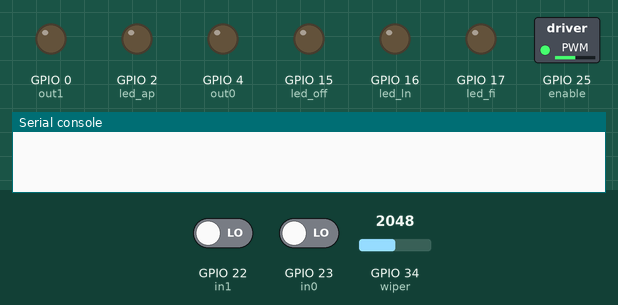
Bench run of a program on a simulated ESP32 board running MicroPython. Parts: switched loads named in the program (green lamp = pin HIGH), output pins drawn as LEDs (lit = HIGH), the last lines printed to the serial console. The inputs (shaded band) are chosen by the test bench; at power-on: GPIO 34 (wiper) = 2048, GPIO 22 (in1) LOW, GPIO 23 (in0) LOW (analog values on the 0–4095 scale). Pins used as bus, display or sensor lines are not drawn.

Above: at 1.2 s.
1.3 s: GPIO 34 (wiper) set to 2074
2.8 s: GPIO 34 (wiper) set to 2128
At 3.9 s:
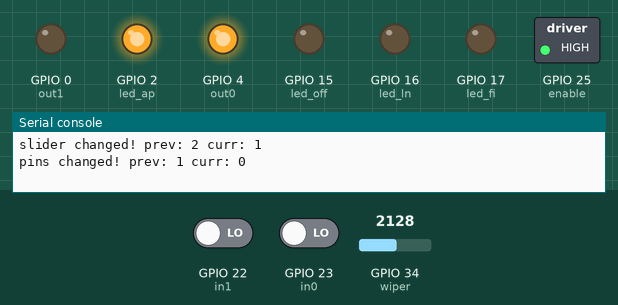
4.8 s: GPIO 34 (wiper) set to 4043
6.3 s: GPIO 34 (wiper) set to 4095
At 7.3 s:
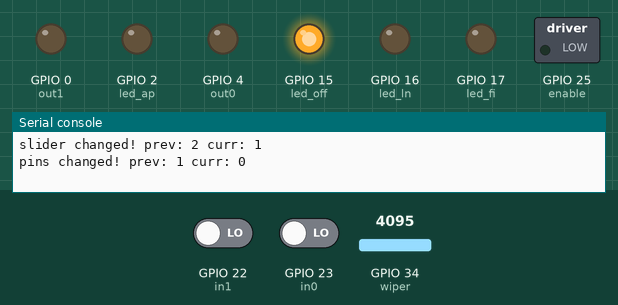
7.9 s: GPIO 22 (in1) driven HIGH
At 8.5 s:
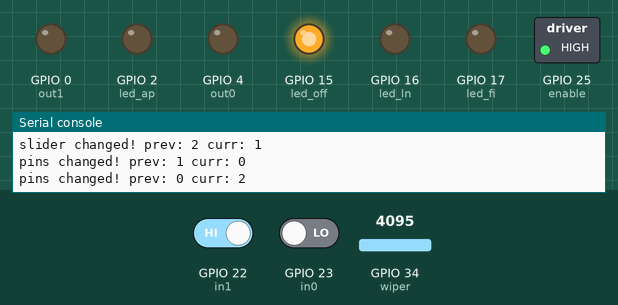
Timing chart, 0 to 10.4 s (numbered marks = the images above; inputs shaded):
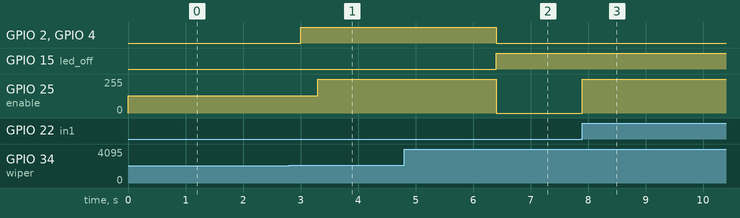

Measured:
- the behaviour switches between 2099 and 2100 on GPIO 34 (wiper) (found by bisection; images 0 and 1)
- the behaviour switches between 4094 and 4095 on GPIO 34 (wiper) (found by bisection; images 1 and 2)
- after the input at 1.3 s, every drawn part: stays the same
- after the input at 2.8 s, GPIO 2 (led_ap), GPIO 4 (out0): LOW → HIGH after 0.20 s; GPIO 25 (enable): 128/255 → 255/255 after 0.50 s
- after the input at 4.8 s, every drawn part: stays the same
- after the input at 6.3 s, GPIO 2 (led_ap), GPIO 4 (out0): HIGH → LOW after 0.10 s; GPIO 15 (led_off): LOW → HIGH after 0.10 s; GPIO 25 (enable): 255/255 → 0/255 after 0.10 s
- after the input at 7.9 s, GPIO 25 (enable): 0/255 → 255/255 at once

The program:

main.py
```python
from machine import Pin, ADC, PWM
from time import sleep
from dcmotor import DCMotor

# -- Raspi_Output=Esp_Input 2-bit Communication -- #
in0 = Pin(23, Pin.IN)
in1 = Pin(22, Pin.IN)

# -- Raspi_Input=Esp_Output 2-bit Communication -- #
out0 = Pin(4, Pin.OUT)
out1 = Pin(0, Pin.OUT)

# -- Poti -- #
wiper = ADC(Pin(34))
wiper.atten(ADC.ATTN_11DB)
wiper.width(wiper.WIDTH_12BIT)

# -- LED's -- #
led_off = Pin(15, Pin.OUT) # red
led_ap = Pin(2, Pin.OUT) # yellow
led_ln = Pin(16, Pin.OUT) # blue
led_fi = Pin(17, Pin.OUT) # green

# -- DC-Motor -- #
# forward = down to off // backwards = up to full_internet
dc_frequency = 100
dc_speed = 100
dc_pin1 = Pin(32, Pin.OUT)
dc_pin2 = Pin(33, Pin.OUT)
enable = PWM(Pin(25), dc_frequency)
dc_motor = DCMotor(dc_pin1, dc_pin2, enable)

# -- Modes Poti Variables -- #
off = 4095
ap = 3000
ln = 1400
fi = 0

OFF = 0
AP  = 1
LAN = 2
WAN = 3
    # < 450 internet
    # < 2100 wifi
    # < 4095 ap
    # 4095 offline
BOUNDARY = [4095, 4094, 2100, 450]
S_OFF = 4095
S_AP  = 3000
S_LAN = 1400
S_WAN = 0

def set_led(mode):
    led_off.value(0)
    led_ap.value(0)
    led_ln.value(0)
    led_fi.value(0)
    if   mode == OFF: led_off.value(1)
    elif mode == AP : led_ap.value(1)
    elif mode == LAN: led_ln.value(1)
    elif mode == WAN: led_fi.value(1)

def set_mode(mode):
    v0 = mode & 1
    v1 = (mode >> 1) & 1
    out1.value(v1)
    out0.value(v0)

def get_slider():
    val = wiper.read()
    mode = None
    if   val < BOUNDARY[WAN]: mode = WAN
    elif val < BOUNDARY[LAN]: mode = LAN
    elif val < BOUNDARY[AP]:  mode = AP
    else: mode = OFF
    return mode

def get_mode():
    v0 = in0.value()
    v1 = in1.value()
    mode = (v1<<1)+v0
    return mode

def move(dst, speed):
    pos = wiper.read()
    while(pos > dst):
        dc_motor.backwards(speed)
        pos = wiper.read()
    while(pos < dst):
        dc_motor.forward(speed)
        pos = wiper.read()

def set_slider(mode):
    if   mode == WAN: move(S_WAN, dc_speed)
    elif mode == LAN: move(S_LAN, dc_speed)
    elif mode == AP:  move(S_AP,  dc_speed)
    elif mode == OFF: move(S_OFF, dc_speed); sleep(.1)
    dc_motor.stop()
    set_led(mode)


prev_slider = None
curr_slider = None

prev_pin = None
curr_pin = None
timeout = 2

while True:
    curr_slider = get_slider()
    curr_pin = get_mode()
    # slider changed
    if (prev_slider is not None and prev_slider != curr_slider):
        print("slider changed! prev: " + str(prev_slider) + " curr: " + str(curr_slider))
        set_mode(curr_slider)
        curr_pin = curr_slider
        set_led(curr_slider)
    # pin changed
    elif (prev_pin is not None and prev_pin != curr_pin):
        print("pins changed! prev: " + str(prev_pin) + " curr: " + str(curr_pin))
        curr_slider = curr_pin
        set_slider(curr_slider)
        set_mode(curr_slider)

    prev_slider = curr_slider
    prev_pin = curr_pin
    sleep(0.3)
```

dcmotor.py
```python
class DCMotor:
  def __init__(self, pin1, pin2, enable_pin, min_duty=750, max_duty=1023):
        self.pin1=pin1
        self.pin2=pin2
        self.enable_pin=enable_pin
        self.min_duty = min_duty
        self.max_duty = max_duty

  def move(self, v0, v1, speed):
    self.speed = speed
    self.enable_pin.duty(self.duty_cycle(self.speed))
    self.pin1.value(v0)
    self.pin2.value(v1)

  def forward(self, speed):
      self.move(0, 1, speed)

  def backwards(self, speed):
      self.move(1, 0, speed)


  def stop(self):
    self.enable_pin.duty(0)
    self.pin1.value(0)
    self.pin2.value(0)

  def duty_cycle(self, speed):
   if self.speed <= 0 or self.speed > 100:
        duty_cycle = 0
   else:
    duty_cycle = int(self.min_duty + (self.max_duty - self.min_duty)*((self.speed-1)/(100-1)))
    return duty_cycle
```
